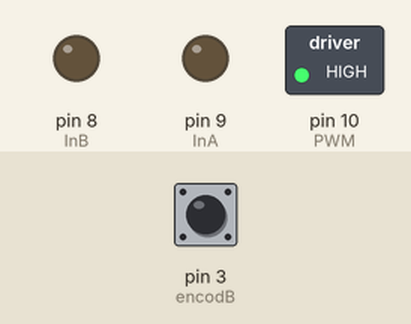
Simulated run of this sketch. Board: Arduino Uno, built with avr-gcc and run on an emulated ATmega328P. On the bench: switched loads named in the sketch (green lamp = pin HIGH), output pins drawn as LEDs (lit = HIGH). The test bench sets the inputs (shaded band); at power-on: pin 3 (encodB) HIGH. What the sketch prints to the serial monitor is not drawn.

Above: at 0.2 s.
Timing chart, 0 to 1.7 s (numbered marks = the images above):
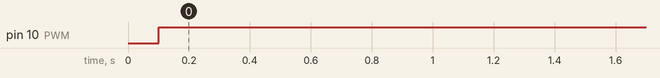

Measured:
- by itself, pin 10 (PWM): LOW → HIGH at 0.10 s

The sketch:

L239D.ino
```cpp
//This an experiment of using L239D H-bridge to control Pololu DC motor
#define InA        9
#define InB        8
#define PWM        10 //the enable pin of motor
#define encodA     2
#define encodB     3
#define LOOPTIME   100 //PID loop time
#define NUMREADINGS 5 //samples for Amp average

volatile long encodCount = 0;
int readings [NUMREADINGS];
unsigned long lastMilli = 0;
unsigned long lastMilliPrint = 0;
int voltage = 0;
int current = 0;
int actSpeed = 0;
int reqSpeed = 320;
int encoder0PinALast = LOW;
int n = LOW;
int PWM_val = 0;
float Kp = 0.5;
float Kd = 1.2;

void setup() {
  analogReference(EXTERNAL);
  Serial.begin(115200);
  pinMode(InA, OUTPUT);
  pinMode(InB, OUTPUT);
  pinMode(PWM, OUTPUT);
  pinMode(encodA, INPUT);
  pinMode(encodB, INPUT);
  attachInterrupt(1, encodReading, FALLING);
  for(int i=0; i<NUMREADINGS;i++) readings[i] = 0; //initilize readings to all zeros

  analogWrite(PWM, PWM_val);
  digitalWrite(encodA, LOW);
  digitalWrite(encodB, HIGH);
}

void loop() {
 getParam();                                                                 // check keyboard
 if((millis()-lastMilli) >= LOOPTIME)   {                                    // enter tmed loop
   lastMilli = millis();
   getMotorData();                                                           // calculate speed, volts and Amps
   PWM_val= updatePid(PWM_val, reqSpeed, actSpeed);                        // compute PWM value
   analogWrite(PWM, PWM_val);                                               // send PWM to motor
 }
 printMotorInfo();
}

void minit() {
  analogWrite(PWM, 255);
  delay(1000);
}

void getMotorData()  {                                                        // calculate speed, volts and Amps
static long countAnt = 0;                                                   // last count
 actSpeed = ((encodCount - countAnt)*(60*(1000/LOOPTIME)))/(16*29);          // 16 pulses X 29 gear ratio = 464 counts per output shaft rev
 countAnt = encodCount;
 //voltage = int(analogRead(Vpin) * 3.22 * 12.2/2.2);                          // battery voltage: mV=ADC*3300/1024, voltage divider 10K+2K
 //current = int(analogRead(Apin) * 3.22 * .77 *(1000.0/132.0));               // motor current - output: 130mV per Amp
 //current = digital_smooth(current, readings);                                // remove signal noise
}

int updatePid(int command, int targetValue, int currentValue)   {
float pidTerm = 0;
int error=0;
static int last_error=0;
 error = abs(targetValue) - abs(currentValue);
 pidTerm = (Kp * error) + (Kd * (error - last_error));
 last_error = error;
 return constrain(command + int(pidTerm), 0, 255);
}

void encodReading() {
  if (PINB & 0b00000001)    encodCount++;
  else                      encodCount--;
}

int getParam()  {
char param, cmd;
 if(!Serial.available())    return 0;
 delay(10);
 param = Serial.read();                              // get parameter byte
 if(!Serial.available())    return 0;
 cmd = Serial.read();                                // get command byte
 Serial.flush();
 switch (param) {
   case 'v':                                         // adjust speed
     if(cmd=='+')  {
       reqSpeed += 20;
       if(reqSpeed>400)   reqSpeed=400;
     }
     if(cmd=='-')    {
       reqSpeed -= 20;
       if(reqSpeed<0)   reqSpeed=0;
     }
     break;
   case 's':                                        // adjust direction
     if(cmd=='+'){
       digitalWrite(InA, LOW);
       digitalWrite(InB, HIGH);
     }
     if(cmd=='-')   {
       digitalWrite(InA, HIGH);
       digitalWrite(InB, LOW);
     }
     break;
   case 'o':                                        // user should type "oo"
     digitalWrite(InA, LOW);
     digitalWrite(InB, LOW);
     reqSpeed = 0;
     break;
   default:
     Serial.println("???");
   }
}

void printMotorInfo()  {                                                      // display data
 if((millis()-lastMilliPrint) >= 500)   {
   lastMilliPrint = millis();
   Serial.print("ReqSpeed:");             Serial.println(reqSpeed);
   Serial.print("ActSpeed:");          Serial.println(actSpeed);
   Serial.print("PWM:");          Serial.println(PWM_val);  Serial.println("");
   //Serial.print("  V:");            Serial.print(float(voltage)/1000,1);
   //Serial.print("  mA:");           Serial.println(current);

   //if (current > CURRENT_LIMIT)               Serial.println("*** CURRENT_LIMIT ***");
   //if (voltage > 1000 && voltage < LOW_BAT)   Serial.println("*** LOW_BAT ***");
 }
}
```
